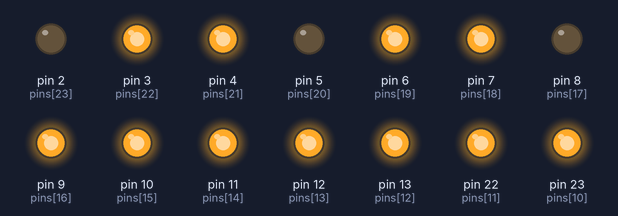
Bench run of a sketch on a simulated Arduino Mega 2560, built with avr-gcc and run on an emulated ATmega2560. Shown: output pins drawn as LEDs (lit = HIGH).

Above: at 0.18 s.
At 2.81 s:
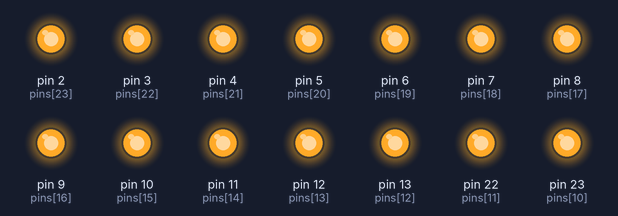
At 6.1 s:
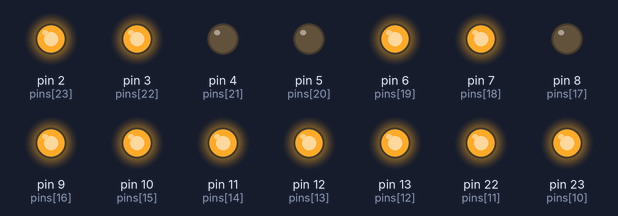
Timing chart, 0 to 7.6 s (numbered marks = the images above):
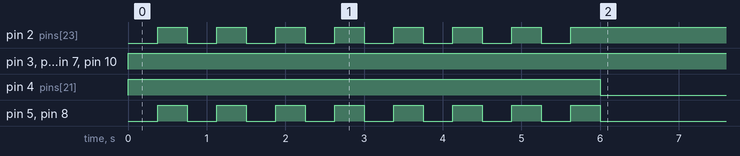

The sketch:

firmwareSemMegaCampo.ino
```cpp
// Declaración del número de salidas del MCu
const unsigned int salidas = 24;
// Definir los pines de salida
const int pins[salidas] = {33, 32, 31, 30, 29, 28, 27, 26, 25, 24, 23, 22, 13, 12, 11, 10, 9, 8, 7, 6, 5, 4, 3, 2};


unsigned long matrizDestelloRojo[17][2] = {
                            {0b000000000000000000000000, 0}, //

                            {0b100100100000000000000000, 375}, // Transición de Verde a Ambar
                            {0b000000000000000000000000, 375}, //
                            {0b100100100000000000000000, 375}, // Transición de Verde a Ambar
                            {0b000000000000000000000000, 375}, //
                            {0b100100100000000000000000, 375}, // Transición de Verde a Ambar
                            {0b000000000000000000000000, 375}, //
                            {0b100100100000000000000000, 375}, // Transición de Verde a Ambar
                            {0b000000000000000000000000, 375},
                            {0b100100100000000000000000, 375}, // Transición de Verde a Ambar
                            {0b000000000000000000000000, 375}, //
                            {0b100100100000000000000000, 375}, // Transición de Verde a Ambar
                            {0b000000000000000000000000, 375}, //
                            {0b100100100000000000000000, 375}, // Transición de Verde a Ambar
                            {0b000000000000000000000000, 375}, //
                            {0b100100100000000000000000, 375}, // Transición de Verde a Ambar
                            {0b000000000000000000000000, 375}
};

int filasTr = sizeof(matrizDestelloRojo) / sizeof(matrizDestelloRojo[0]);
int columnasTr = sizeof(matrizDestelloRojo[0]) / sizeof(matrizDestelloRojo[0][0]);
/*
unsigned long matrizEjecucion[21][2] = {                  // Programación de 2 Fases
                            {0b000000000000000000, 0},    //

                            {0b001100000000000000, 24000},// ***Escenario 1***

                            {0b000100000000000000, 375}, // Transición de Verde a Ambar
                            {0b001100000000000000, 375}, // Transición de Verde a Ambar
                            {0b000100000000000000, 375}, // Transición de Verde a Ambar
                            {0b001100000000000000, 375}, // Transición de Verde a Ambar
                            {0b000100000000000000, 375}, // Transición de Verde a Ambar
                            {0b001100000000000000, 375}, // Transición de Verde a Ambar
                            {0b000100000000000000, 375}, // Transición de Verde a Ambar
                            {0b001100000000000000, 375}, // Transición de Verde a Ambar

                            {0b010100000000000000, 3000},// Tiempo de ambar

                            {0b100001000000000000, 24000},// ***Escenario 2***

                            {0b100001000000000000, 375}, // Transición de Verde a Ambar
                            {0b100000000000000000, 375}, // Transición de Verde a Ambar
                            {0b100001000000000000, 375}, // Transición de Verde a Ambar
                            {0b100000000000000000, 375}, // Transición de Verde a Ambar
                            {0b100001000000000000, 375}, // Transición de Verde a Ambar
                            {0b100000000000000000, 375}, // Transición de Verde a Ambar
                            {0b100001000000000000, 375}, // Transición de Verde a Ambar
                            {0b100000000000000000, 375}, // Transición de Verde a Ambar

                            {0b100010000000000000, 3000},// Tiempo de ambar
};
*/

unsigned long matrizEjecucion[31][2] = {                  // Programación de 3 Fases
                            {0b000000000000000000000000, 0},    //

                            {0b001100100000000000000000, 60000},// ***Escenario 1***

                            {0b000100100000000000000000, 375}, // Transición de Verde a Ambar
                            {0b001100100000000000000000, 375}, // Transición de Verde a Ambar
                            {0b000100100000000000000000, 375}, // Transición de Verde a Ambar
                            {0b001100100000000000000000, 375}, // Transición de Verde a Ambar
                            {0b000100100000000000000000, 375}, // Transición de Verde a Ambar
                            {0b001100100000000000000000, 375}, // Transición de Verde a Ambar
                            {0b000100100000000000000000, 375}, // Transición de Verde a Ambar
                            {0b001100100000000000000000, 375}, // Transición de Verde a Ambar

                            {0b010100100000000000000000, 3000},// Tiempo de ambar

                            {0b100001100000000000000000, 35000},// ***Escenario 2***

                            {0b100001100000000000000000, 375}, // Transición de Verde a Ambar
                            {0b100000100000000000000000, 375}, // Transición de Verde a Ambar
                            {0b100001100000000000000000, 375}, // Transición de Verde a Ambar
                            {0b100000100000000000000000, 375}, // Transición de Verde a Ambar
                            {0b100001100000000000000000, 375}, // Transición de Verde a Ambar
                            {0b100000100000000000000000, 375}, // Transición de Verde a Ambar
                            {0b100001100000000000000000, 375}, // Transición de Verde a Ambar
                            {0b100000100000000000000000, 375}, // Transición de Verde a Ambar

                            {0b100010100000000000000000, 3000},// Tiempo de ambar

                            {0b100100001000000000000000, 25000},// ***Escenario 3***

                            {0b100100000000000000000000, 375}, // Transición de Verde a Ambar
                            {0b100100001000000000000000, 375}, // Transición de Verde a Ambar
                            {0b100100000000000000000000, 375}, // Transición de Verde a Ambar
                            {0b100100001000000000000000, 375}, // Transición de Verde a Ambar
                            {0b100100000000000000000000, 375}, // Transición de Verde a Ambar
                            {0b100100001000000000000000, 375}, // Transición de Verde a Ambar
                            {0b100100000000000000000000, 375}, // Transición de Verde a Ambar
                            {0b100100001000000000000000, 375}, // Transición de Verde a Ambar

                            {0b100100010000000000000000, 3000}// Tiempo de ambar
};

int filas1 = sizeof(matrizEjecucion) / sizeof(matrizEjecucion[0]);
int columnas1 = sizeof(matrizEjecucion[0]) / sizeof(matrizEjecucion[0][0]);

unsigned long onOff[36][2] = {
                            {0b000000000000000000, 0}, //

                            {0b111111111111111111, 375}, // Transición de Verde a Ambar
                            {0b000000000000000000, 375}, //
                            {0b111111111111111111, 375}, // Transición de Verde a Ambar
                            {0b000000000000000000, 375}, //
                            {0b111111111111111111, 375}, // Transición de Verde a Ambar
                            {0b000000000000000000, 375}, //
                            {0b111111111111111111, 375}, // Transición de Verde a Ambar
                            {0b000000000000000000, 375}, //
                            {0b111111111111111111, 375}, // Transición de Verde a Ambar
                            {0b000000000000000000, 375}, //
                            {0b111111111111111111, 375}, // Transición de Verde a Ambar
                            {0b000000000000000000, 375}, //
                            {0b111111111111111111, 375}, // Transición de Verde a Ambar
                            {0b000000000000000000, 375}, //
                            {0b111111111111111111, 375}, // Transición de Verde a Ambar
                            {0b000000000000000000, 375}, //
                            {0b111111111111111111, 375}, // Transición de Verde a Ambar
                            {0b000000000000000000, 375}, //
                            {0b111111111111111111, 375}, // Transición de Verde a Ambar
                            {0b000000000000000000, 375}, //
                            {0b111111111111111111, 375}, // Transición de Verde a Ambar
                            {0b000000000000000000, 375}, //
                            {0b111111111111111111, 375}, // Transición de Verde a Ambar
                            {0b000000000000000000, 375}, //
};

int filas3 = sizeof(onOff) / sizeof(onOff[0]);
int columnas3 = sizeof(onOff[0]) / sizeof(onOff[0][0]);

// Declarar una variable para almacenar el índice del arreglo
int indice = 0;

// Variable de estado inicial del control
byte edo = 0;
// Variable de control del Timer (millis)
unsigned long previousTime = 0;

void setup() {
  Serial.begin(9600);

  initReg(); // Inicializa Registros

}

void loop() {

  switch (edo) {
    case 0: // Estado inicial
      tiempoReal(&matrizDestelloRojo[0][0],&filasTr, &columnasTr);
      break;
    case 1: // Estado de ejecución
      tiempoReal(&matrizEjecucion[0][0],&filas1, &columnas1);
      break;
    case 2: // Estado de retorno
      edo = 1;
      break;
    }
  }

void uint2bin(unsigned long num) {
    //Serial.println(num, BIN);
    // Convertir el número a binario y enviarlo a los pines de salida
    for (int i = 0; i < salidas; i++) {
      // Obtener el bit i-ésimo del número
      byte bit = ((num >> i) & 1) ^ 0x01; //Niega la salida
      // Escribir el bit en el pin correspondiente
      digitalWrite(pins[i], bit);
      //Serial.println(bit, BIN);
    }
}

// Función de tiempo real
unsigned long tiempoReal(unsigned long *matriz, int *filas, int *columnas){
  //Revisión de tiempo cumplido
  if ( millis() - previousTime >= (*(matriz + indice * (*columnas) + 1)) ){
    previousTime = millis();

    // Incrementar el índice en uno
    indice++;
    // Si el índice llega al final del arreglo, reiniciarlo a cero
    if (indice != *filas) {
        // Ejecución de la Programación
        uint2bin((*(matriz + indice * (*columnas) + 0)));
    }
    else {
        indice = 0;
        edo++;
    }
  }
}

// Inicializa Registros de corrimiento
void initReg() {
  ////////////*Definición de pines como salida*////////////
  // Inicializar los pines de salida como salidas
  for (int i = 0; i < salidas; i++) {
    pinMode(pins[i], OUTPUT);
  }
  ////////////*Todas las salidas en Alto*/////////////////
  for (int i = 0; i < salidas; i++) {
    digitalWrite(pins[i], HIGH);
  }
}
```

Measured:
- by itself, pin 2 (pins[23]): alternates HIGH for 0.37 s and LOW for 0.37 s, 15 changes in all, then stays HIGH
- by itself, pin 4 (pins[21]): HIGH → LOW at 6.0 s
- by itself, pin 5 (pins[20]), pin 8 (pins[17]): alternates HIGH for 0.37 s and LOW for 0.37 s, 16 changes in all, then stays LOW
